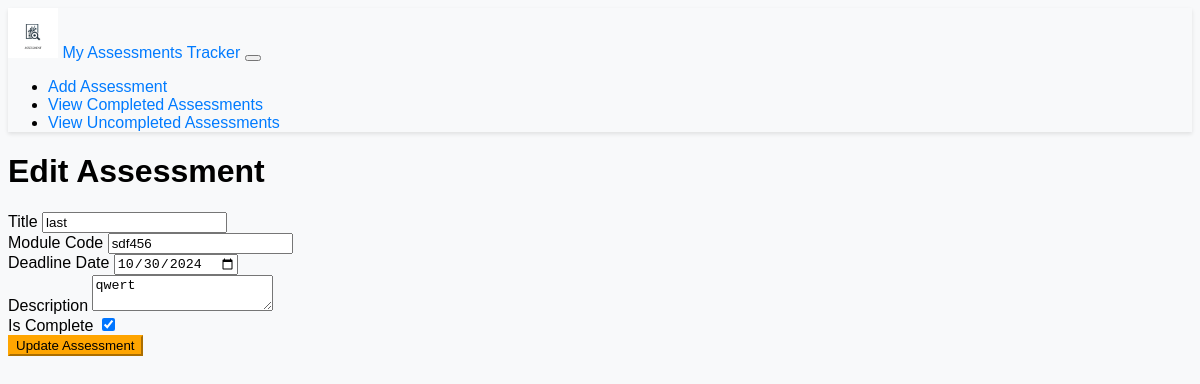
Page /edit/4 on the earlier database version.
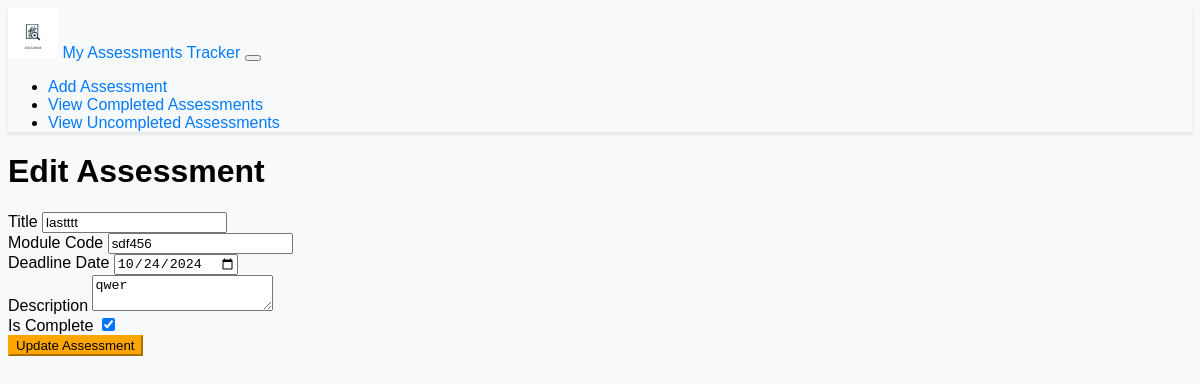
Same page on the later database version.
### app/models.py (models this page shows)
class Assessment(db.Model):
    id = db.Column(db.Integer, primary_key=True)
    title = db.Column(db.String(100), nullable=False)
    module_code = db.Column(db.String(20), nullable=False)
    deadline_date = db.Column(db.DateTime, nullable=False)
    description = db.Column(db.Text, nullable=False)
    is_complete = db.Column(db.Boolean, default=False)

### app/views.py (the view, shortened to what this page needs)
@app.route('/edit/<int:assessment_id>', methods=['GET', 'POST'])
def edit_assessment(assessment_id):
    assessment = Assessment.query.get_or_404(assessment_id)
    form = AssessmentForm(obj=assessment)
    next_page = request.args.get('next', 'index')  # Defaults to 'index' if no 'next' is provided
    return render_template('edit_assessment.html', title='Edit Assessment', form=form, assessment=assessment)

### app/forms.py (shortened to what this page needs)
class AssessmentForm(FlaskForm):
    title = StringField('Title', validators=[DataRequired()])
    module_code = StringField('Module Code', validators=[DataRequired()])
    deadline_date = DateField('Deadline Date', validators=[DataRequired()])
    description = TextAreaField('Description', validators=[DataRequired()])
    is_complete = BooleanField('Is Complete')
    submit = SubmitField('Submit')

### app/templates/edit_assessment.html (shortened to what this page needs)
{% extends "base.html" %}
{% block content %}
  <!DOCTYPE html>
  <html lang="en">
    <head>
    </head>
    <body>
      <h1>Edit Assessment</h1>
      <form method="post" action="{{ url_for('edit_assessment', assessment_id=assessment.id) }}">
        <div class="form-group">
          {{ form.title.label }}
          {{ form.title(class_="form-control") }}
        </div>
        <div class="form-group">
          {{ form.module_code.label }}
          {{ form.module_code(class_="form-control") }}
        </div>
        <div class="form-group">
          {{ form.deadline_date.label }}
          {{ form.deadline_date(class_="form-control") }}
        </div>
        <div class="form-group">
          {{ form.description.label }}
          {{ form.description(class_="form-control") }}
        </div>
        <div class="form-group">
          {{ form.is_complete.label }}
          {{ form.is_complete() }}
        </div>
        <button type="submit" class="btn btn-primary">Update Assessment</button>
      </form>
    </body>
  </html>
{% endblock %}

Differences in the rows shown:
changed Assessment "sdf456": title "last" → "lastttt"; deadline_date "10/30/2024" → "10/24/2024"; description "qwert" → "qwer"
